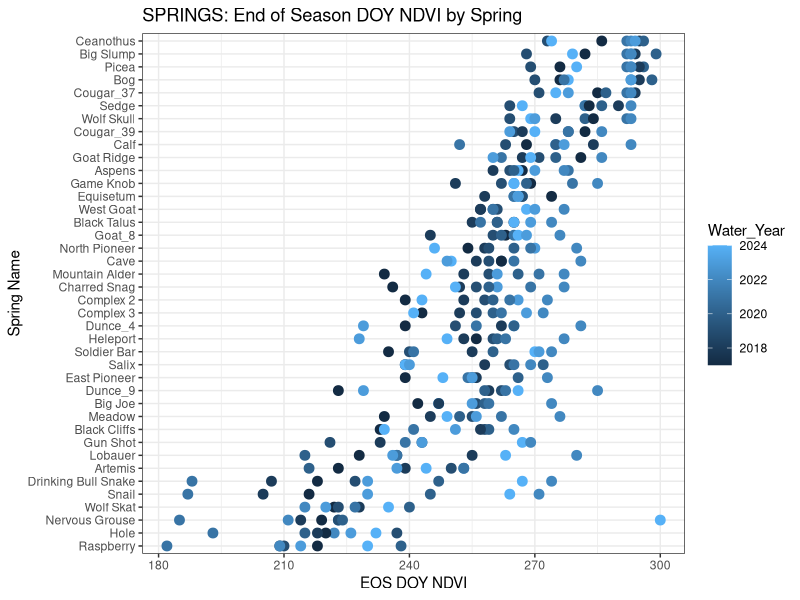
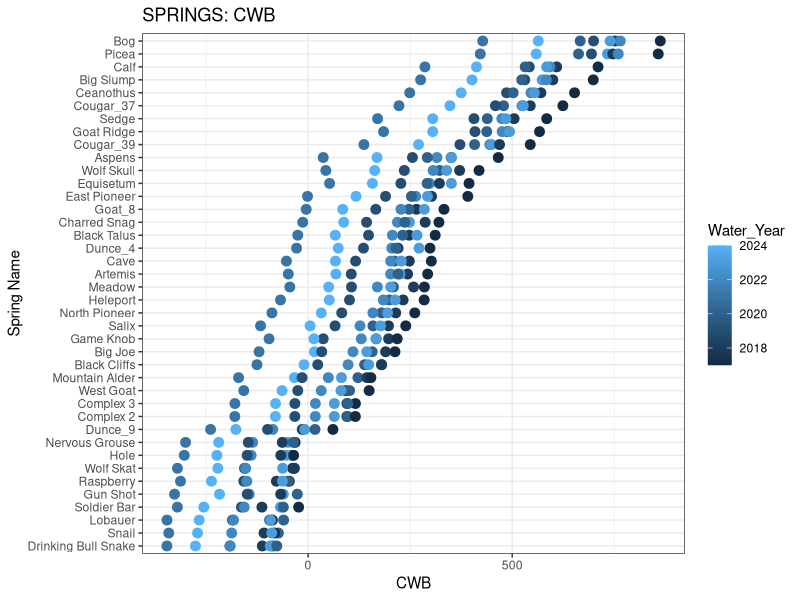
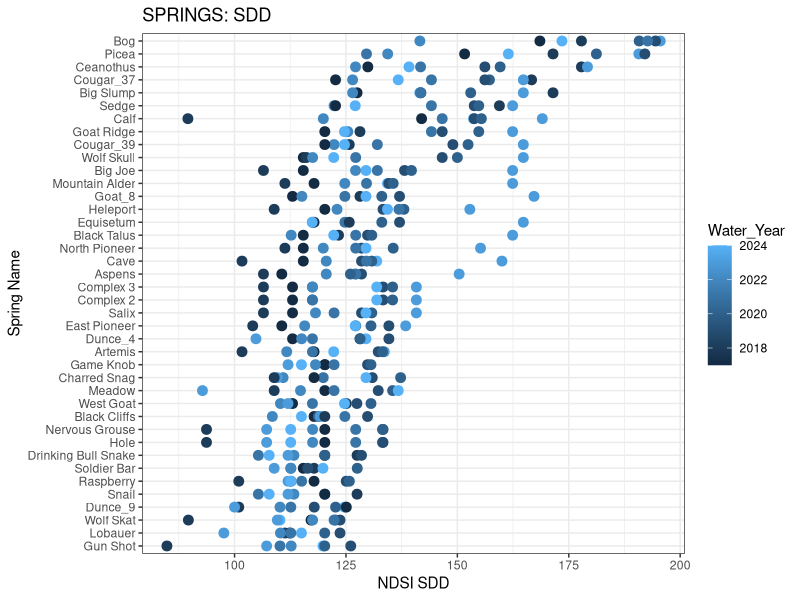
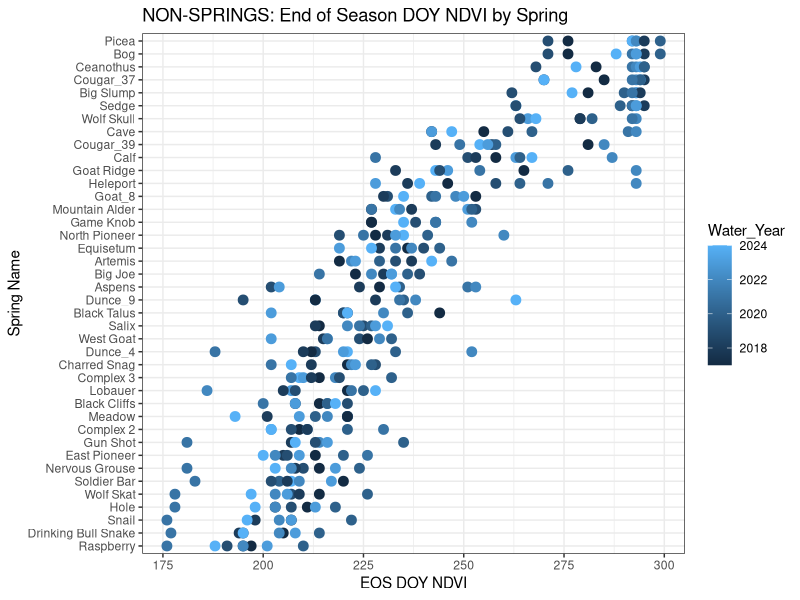
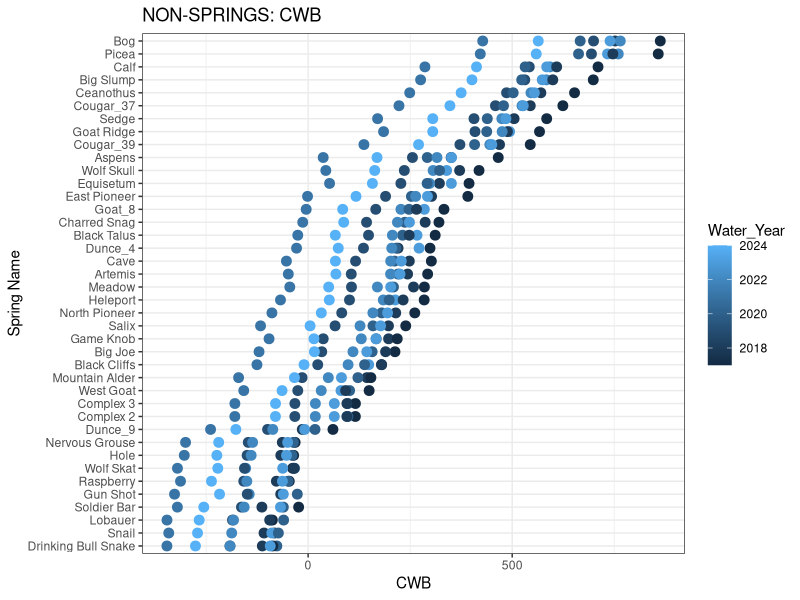
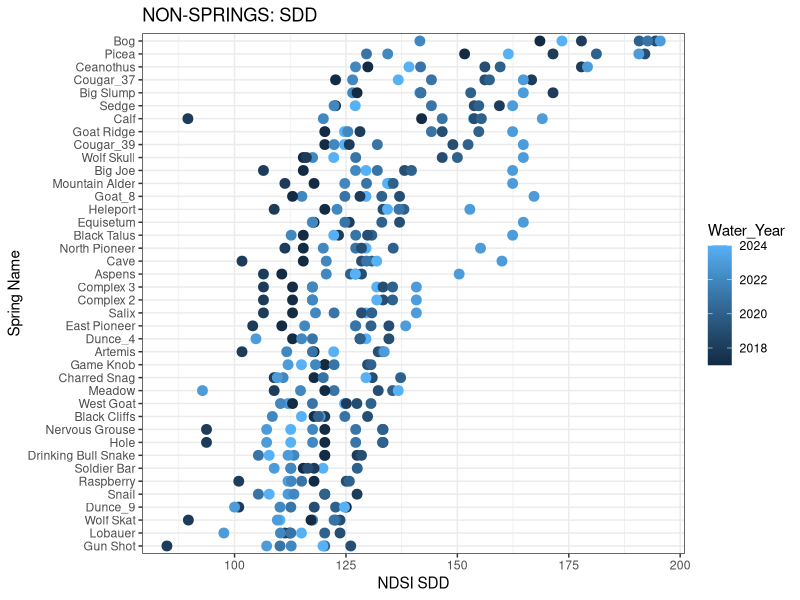
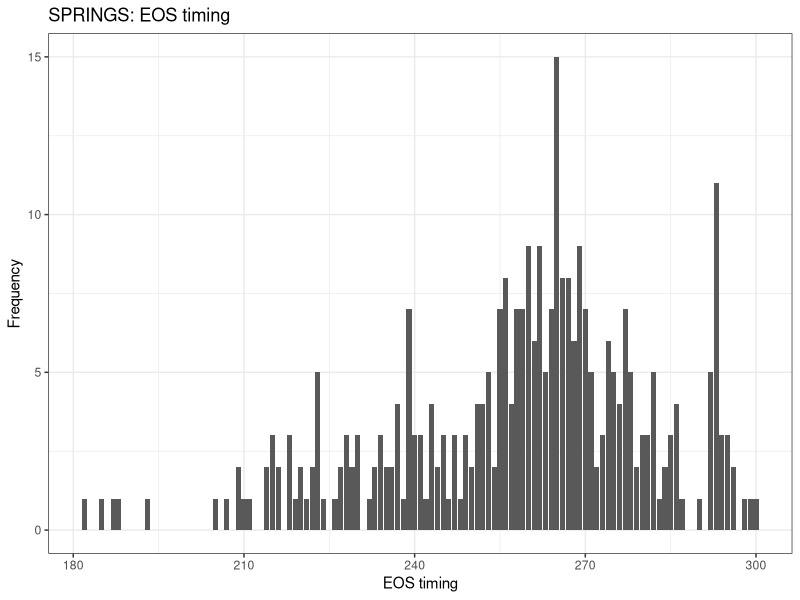

Write R code to recreate these figures, in order. (Note: this script raises an error after producing the figures.)
######################################################################
#### Purpose: Climate and Phenology Data Exploration
#### By: Grace Peven
#### Date Created: 10/16/2024
######################################################################

# load libraries

library(dplyr)
library(tidyr)
library(ggplot2)
library(ggpubr)
library(gridExtra)
library(lubridate)
library(RColorBrewer)
library(corrplot)


#################################################
setwd()
all_climate_phen = read.csv("cwb_phen.csv")


##############################################################################
## 5. Data Exploration ##
##############################################################################

# split into springs and non springs for data exploration

springs_climate_phen = all_climate_phen %>% filter(site_type == "Spring")
control_climate_phen = all_climate_phen %>% filter(site_type == "Non-Spring")

# 1. Look for outliers

#############################################################################

#### SPRINGS
ggplot(springs_climate_phen, aes(x = eos_doy_ndvi, y = reorder(SpringName, eos_doy_ndvi), color = Water_Year)) +
  geom_point(size = 3) +
  ggtitle("SPRINGS: End of Season DOY NDVI by Spring") +
  xlab("EOS DOY NDVI") +
  ylab("Spring Name") +
  theme_bw()

ggplot(springs_climate_phen, aes(x = CWB_tot_mm, y = reorder(SpringName, CWB_tot_mm), color = Water_Year)) +
  geom_point(size = 3) +
  ggtitle("SPRINGS: CWB") +
  xlab("CWB") +
  ylab("Spring Name") +
  theme_bw()


ggplot(springs_climate_phen, aes(x = snowmelt_timing, y = reorder(SpringName, snowmelt_timing), color = Water_Year)) +
  geom_point(size = 3) +
  ggtitle("SPRINGS: SDD") +
  xlab("NDSI SDD") +
  ylab("Spring Name") +
  theme_bw()

# no obvious outliers


#### CONTROLS
ggplot(control_climate_phen, aes(x = eos_doy_ndvi, y = reorder(SpringName, eos_doy_ndvi), color = Water_Year)) +
  geom_point(size = 3) +
  ggtitle("NON-SPRINGS: End of Season DOY NDVI by Spring") +
  xlab("EOS DOY NDVI") +
  ylab("Spring Name") +
  theme_bw()


# Gun Shot 2017, Snail 2019 are outliers

ggplot(control_climate_phen, aes(x = CWB_tot_mm, y = reorder(SpringName, CWB_tot_mm), color = Water_Year)) +
  geom_point(size = 3) +
  ggtitle("NON-SPRINGS: CWB") +
  xlab("CWB") +
  ylab("Spring Name") +
  theme_bw()


ggplot(control_climate_phen, aes(x = snowmelt_timing, y = reorder(SpringName, snowmelt_timing), color = Water_Year)) +
  geom_point(size = 3) +
  ggtitle("NON-SPRINGS: SDD") +
  xlab("NDSI SDD") +
  ylab("Spring Name") +
  theme_bw()

#############################################################################
# 3. Check for normal distribution

# springs
ggplot(springs_climate_phen, aes(x = eos_doy_ndvi)) +
  geom_histogram(stat="count") +
  theme_bw() +
  ylab("Frequency") +
  xlab("EOS timing") +
  ggtitle("SPRINGS: EOS timing")

# note: appears to be slightly left-skewed

# tests for normality

kurtosis(springs_climate_phen$eos_doy_ndvi) # kurtosis = 3.34, meaning the data contain a sharp peak

skewness(springs_climate_phen$eos_doy_ndvi) # skewness = -0.654, well within the normal range

shapiro.test(springs_climate_phen$eos_doy_ndvi) # suggests non-normality with p-value but W is very close to 1

# note: getting mixed results for normality, seems like it's slighlty non-normal but very very close

# control sites 
ggplot(control_climate_phen, aes(x = eos_doy_ndvi)) +
  geom_histogram(stat="count") +
  theme_bw() +
  ylab("Frequency") +
  xlab("EOS timing") +
  ggtitle("CONTROL: EOS timing")

# note: appears normal with some high values on the right tail

# check normality

kurtosis(control_climate_phen$eos_doy_ndvi) # kurtosis = 2.58, meaning the data indicate a slight sharp peak, but okay

skewness(control_climate_phen$eos_doy_ndvi) # skewness = 0.657, well within the normal range

shapiro.test(control_climate_phen$eos_doy_ndvi) # suggests non-normality with p-value but W is very close to 1

#############################################################################
# 4. Collinearity between predictor variables 
#############################################################################

###########################################
# SPRINGS
###########################################

## Correlation between all variables
cwb_phen_springs = cwb_phen %>% filter(site_type == "Spring")

cor_climate_springs = cor(cwb_phen[, c("eos_doy_ndvi", "TWI","WEI", "HLI","snowmelt_timing",  "CWB_tot_mm", 
                                       "Fall_CWB_mm", "Spring_CWB_mm", "Summer_CWB_mm", "Winter_CWB_mm" 
)], use = "na.or.complete", method = "spearman")

# visualize correlation matrix

col1 <- colorRampPalette(brewer.pal(9,"BrBG"))
corrplot(cor_climate_springs,method = "square", order = "FPC", tl.col = "black", tl.cex = 0.75, sig.level = 0.05, insig = "pch", pch.cex = 1, col = col1(100))

# variables with spearman's rank => 0.5 
View(cor_climate_springs)

# 1. eos_precip_cumulative_mm & sos_precip_cumulative_mm
# 2. eos_precip_cumulative_mm & seasonal_tot_precip_Winter
# 3. eos_precip_cumulative_mm & seasonal_tot_precip_Spring
# 4. eos_precip_cumulative_mm & seasonal_tot_precip_Fall
# 5. sos_precip_cumulative_mm & seasonal_tot_precip_Winter
# 6. sos_precip_cumulative_mm & seasonal_tot_precip_Spring
# 7. sos_precip_cumulative_mm & seasonal_tot_precip_Fall
# 8. sos_precip_cumulative_mm & seasonal_GDD_Spring
# 9. eos_GDD_cumulative & seasonal_GDD_Spring
# 10. eos_GDD_cumulative & seasonal_GDD_Summer
# 11. sos_GDD_cumulative & seasonal_GDD_Spring
# 12. seasonal_tot_precip_Fall & seasonal_tot_precip_Winter
# 13. seasonal_GDD_Summer & seasonal_GDD_Winter
# 14. seasonal_GDD_Summer & seasonal_GDD_Spring
# 15. seasonal_GDD_Fall & seasonal_GDD_Spring


##################################################
# NON SPRING
##################################################
## Correlation between all variables
cwb_phen_control = cwb_phen %>% filter(site_type == "Non-Spring")

cor_climate_control = cor(cwb_phen_control[, c("eos_doy_ndvi", "TWI","WEI", "HLI","snowmelt_timing",  "CWB_tot_mm", 
                                               "Fall_CWB_mm", "Spring_CWB_mm", "Summer_CWB_mm", "Winter_CWB_mm" 
)], use = "na.or.complete", method = "spearman")

#visualize correlation matrix

col1 <- colorRampPalette(brewer.pal(9,"BrBG"))
corrplot(cor_climate_control,method = "square", order = "FPC", tl.col = "black", tl.cex = 0.75, sig.level = 0.05, insig = "pch", pch.cex = 1, col = col1(100))


View(cor_climate_control)

#############################################################################
# 5. Dependent and independent variable relationships 
#############################################################################


# Explore relationships between dependent and independent variables

# precip vars

ggplot(all_climate_phen, aes(CWB_tot_mm, eos_doy_ndvi)) +
  geom_point()+
  ggtitle("Total annual precip") + 
  xlab("")+ 
  ylab("")+
  theme_bw()+
  geom_smooth(method = "lm", se = FALSE)+
  facet_wrap(~site_type)+
  theme(axis.title = element_text(family = "serif",size = 11), 
        title = element_text(family = "serif", size = 11))



ggplot(all_climate_phen, aes(PRISM_seasonal_tot_precip_cm_Winter, eos_doy_ndvi)) +
  geom_point(color = "blue")+
  ggtitle("Total Winter precip") + 
  xlab("")+ 
  ylab("")+
  theme_bw()+
  geom_smooth(method = "lm", se = FALSE)+
  facet_wrap(~site_type)+
  theme(axis.title = element_text(family = "serif",size = 11), 
        title = element_text(family = "serif", size = 11))

ggplot(all_climate_phen, aes(PRISM_seasonal_tot_precip_cm_Spring, eos_doy_ndvi)) +
  geom_point(color = "blue")+
  ggtitle("Total Spring precip") + 
  xlab("")+ 
  ylab("")+
  theme_bw()+
  geom_smooth(method = "lm", se = FALSE)+
  facet_wrap(~site_type)+
  theme(axis.title = element_text(family = "serif",size = 11), 
        title = element_text(family = "serif", size = 11))


ggplot(all_climate_phen, aes(PRISM_seasonal_tot_precip_cm_Summer, eos_doy_ndvi)) +
  geom_point(color = "blue")+
  ggtitle("Total Summer precip") + 
  xlab("")+ 
  ylab("")+
  theme_bw()+
  geom_smooth(method = "lm", se = FALSE)+
  facet_wrap(~site_type)+
  theme(axis.title = element_text(family = "serif",size = 11), 
        title = element_text(family = "serif", size = 11))

# temp vars

ggplot(all_climate_phen, aes(annual_GDD, eos_doy_ndvi)) +
  geom_point(color = "red4")+
  ggtitle("Total Annual GDDs") + 
  xlab("")+ 
  ylab("")+
  theme_bw()+
  geom_smooth(method = "lm", se = FALSE)+
  facet_wrap(~site_type)+
  theme(axis.title = element_text(family = "serif",size = 11), 
        title = element_text(family = "serif", size = 11))



ggplot(all_climate_phen, aes(seasonal_GDD_Winter, eos_doy_ndvi)) +
  geom_point(color = "red4")+
  ggtitle("Total Winter GDDs") + 
  xlab("")+ 
  ylab("")+
  theme_bw()+
  facet_wrap(~site_type)+
  geom_smooth(method = "lm", se = FALSE)+
  theme(axis.title = element_text(family = "serif",size = 11), 
        title = element_text(family = "serif", size = 11))

ggplot(all_climate_phen, aes(seasonal_GDD_Spring, eos_doy_ndvi)) +
  geom_point(color = "red4")+
  ggtitle("Total Spring GDDs") + 
  xlab("")+ 
  ylab("")+
  theme_bw()+
  facet_wrap(~site_type)+
  geom_smooth(method = "lm", se = FALSE)+
  theme(axis.title = element_text(family = "serif",size = 11), 
        title = element_text(family = "serif", size = 11))

ggplot(all_climate_phen, aes(seasonal_GDD_Summer, eos_doy_ndvi)) +
  geom_point(color = "red4")+
  ggtitle("Total Summer GDDs") + 
  xlab("")+ 
  ylab("")+
  theme_bw()+
  facet_wrap(~site_type)+
  geom_smooth(method = "lm", se = FALSE)+
  theme(axis.title = element_text(family = "serif",size = 11), 
        title = element_text(family = "serif", size = 11))


# appears to be strong relationships between annual GDD, spring GDD, and summer GDD, 
# total annual precip, precip by EOS day, winter precip,and spring precip


######################################################################
## eos timing and SDD
#####################################################################

cwb_phen %>% filter(site_type == "Spring" & SpringName %in% c("Salix", "Artemis", "Cave", "West Goat","Goat Ridge")) %>%
  ggplot(aes(SpringName, max_ndvi_doy))+
  geom_boxplot()


NDSI_time_series %>% filter(SpringName == "Cave" & Water_Year == "2017") %>%
  ggplot(aes(doy_wy, pred_ndsi))+
  geom_point()+
  geom_line()+
  theme_bw()+
  ylab("MODIS Fractional Snow Cover")+
  xlab("Day of Water Year")+
  annotate("text", x = 175, y = 40, label =  paste("Snow Disappearance Date"),
           size = 10, color = "black", hjust = 0, fontface = "bold", family = "serif")+
  theme(axis.title.x = element_text(size = 13), 
        axis.title.y = element_text(size = 13))











